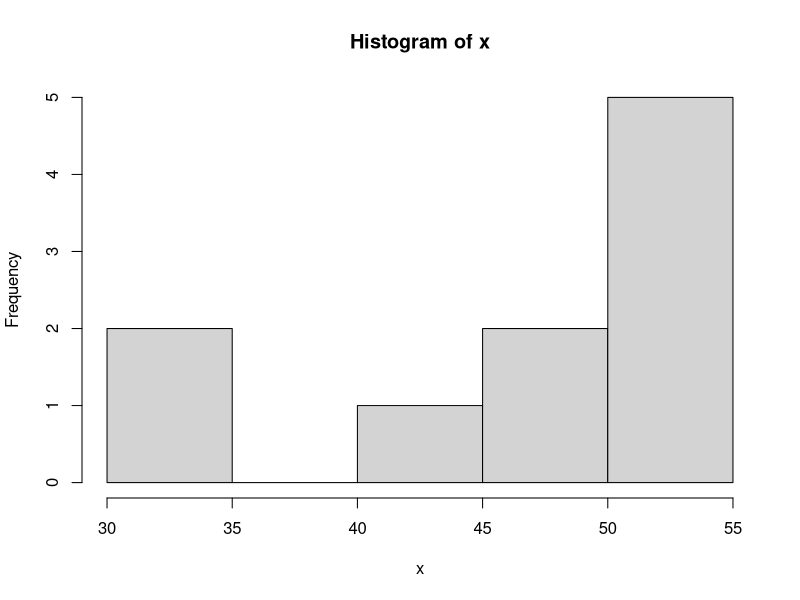
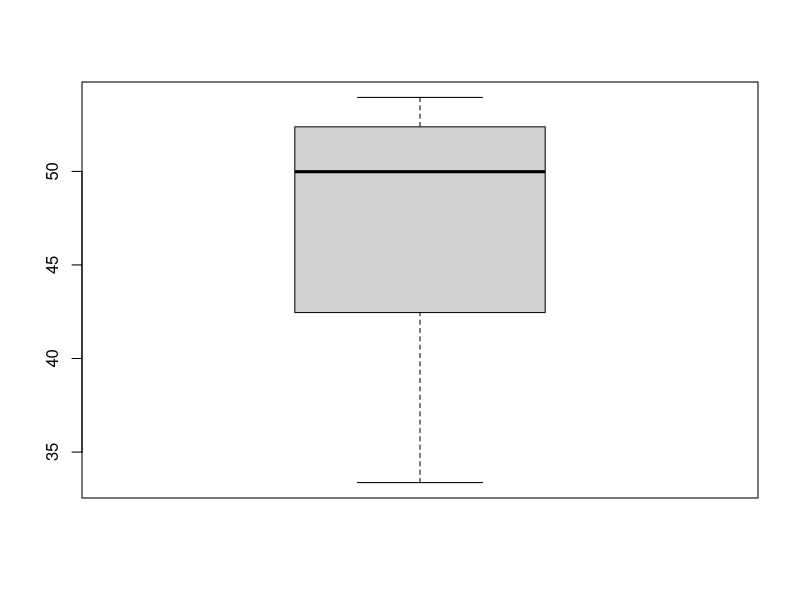

These figures' R source, in order:
#http://www.r-tutor.com/elementary-statistics/probability-distributions/student-t-distribution
#http://www.r-tutor.com/elementary-statistics/hypothesis-testing/two-tailed-test-population-mean-known-variance

#http://www.sthda.com/english/wiki/t-test
#https://www.statology.org/generate-normal-distribution-in-r/
#http://www.sthda.com/english/wiki/one-sample-t-test-in-r


#1
# H0 = mu0 = 50.0
# Ha = mu0 < 50.0 (teste unilateral a esquerda)

xbar  = 48.2          # sample mean 
mu0   = 50.0          # hypothesized value 
sigma = 7.81          # sample standard deviation 
n = 10                # sample size 
alpha = 0.01          # 1% of significance 
tcal = (xbar-mu0)/(sigma/sqrt(n)) 
print(tcal)           # test statistic 

ttab = qt(alpha, df=n-1)   # df = degrees of freedom   -> unilateral test 
                           #to do bilateral test use alpha/2 
print(ttab)

if (abs(tcal) > abs(ttab)) {
  print("Rejeita-se H0")

} else {
  print("Aceita-se H0")
}

#2
# H0 = mu0 = 8000
# Ha = mu0 > 8000 (teste unilateral a direita)

xbar  = 8250          # sample mean 
mu0   = 8000          # hypothesized value 
sigma = 145           # population standard deviation 
n = 6                 # sample size 
alpha = 0.05          # 5% of significance 

tcal = (xbar-mu0)/(sigma/sqrt(n)) 
print(tcal)           # test statistic 

ttab = qt(alpha, df=n-1)   # df = degrees of freedom   -> unilateral test 
#to do bilateral test use alpha/2 
print(ttab)

if (abs(tcal) > abs(ttab)) {
  print("Rejeita-se H0")
  
} else {
  print("Aceita-se H0")
}


#3
# H0 = mu0 = 600
# Ha = mu0 < 600 (teste unilateral a esquerda)

xbar  = 596.25        # sample mean 
mu0   = 600           # hypothesized value 
sigma = 14.06         # population standard deviation 
n = 50                # sample size 
alpha = 0.01          # 1% of significance 

tcal = (xbar-mu0)/(sigma/sqrt(n)) 
print(tcal)           # test statistic 

ttab = qt(alpha, df=n-1)   # df = degrees of freedom   -> unilateral test 
#to do bilateral test use alpha/2 
print(ttab)

if (abs(tcal) > abs(ttab)) {
  print("Rejeita-se H0")
} else {
  print("Aceita-se H0")
}

#4
# H0 = mu0 =  0.85
# Ha = mu0 != 0.85 (teste bilateral)

xbar  = 0.87          # sample mean 
mu0   = 0.85          # hypothesized value 
sigma = 0.01          # population standard deviation 
n = 8                 # sample size 
alpha = 0.05          # 5% of significance 

tcal = (xbar-mu0)/(sigma/sqrt(n)) 
print(tcal)           # test statistic 

ttab = qt(alpha/2, df=n-1)   # df = degrees of freedom   -> unilateral test 
#to do bilateral test use alpha/2 
print(ttab)

if (abs(tcal) > abs(ttab)) {
  print("Rejeita-se H0")
} else {
  print("Aceita-se H0")
}


#or generate data using rnorm

xbar <- 48.2  # or whatever your mean is
sd   <- 7.81
n    <- 10    # the number of random values you wish to generate.

# H0 = mu0 = 50.0
# Ha = mu0 < 50.0 (teste unilateral a esquerda)

#set.seed(1)
x <- rnorm(n, xbar, sd) #the function's default standard deviation is already 1
print(x)
mean(x)
median(x)
sd(x)

#library(ggpubr)
hist(x)
boxplot(x)


#one-side 99% confidence interval for mu 
help(t.test)
TEST <- t.test(x, mu=50, alternative = "less", conf.level = 0.99)

attributes(TEST)
TEST$p.value # get the p-value
TEST$parameter # get the degrees of freedom
TEST$statistic # get the t test statistics
